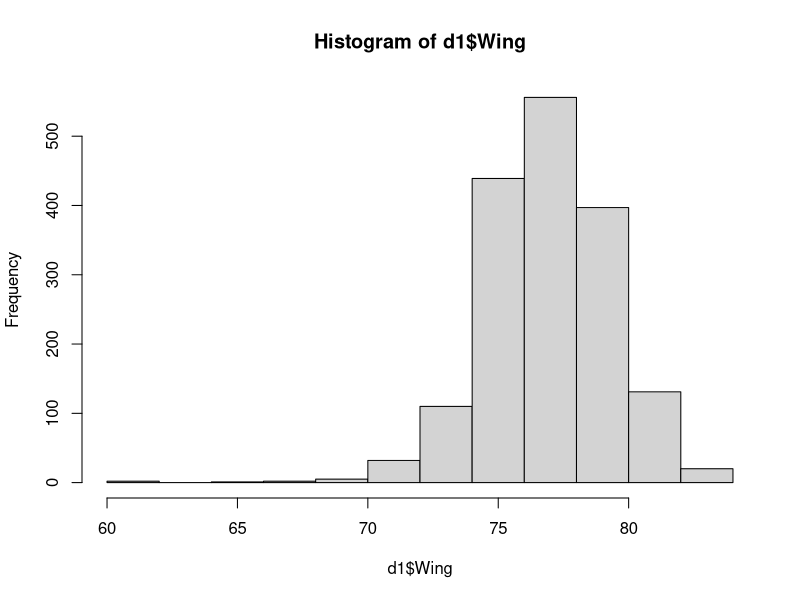
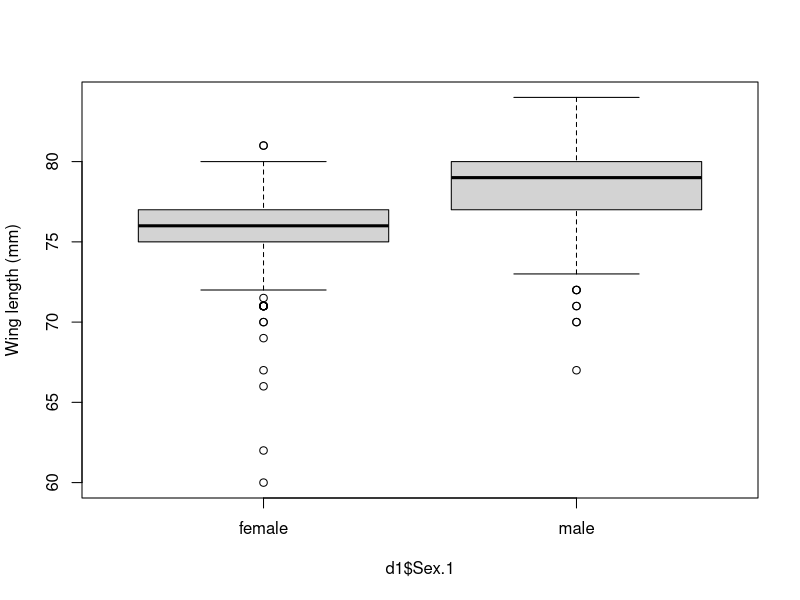
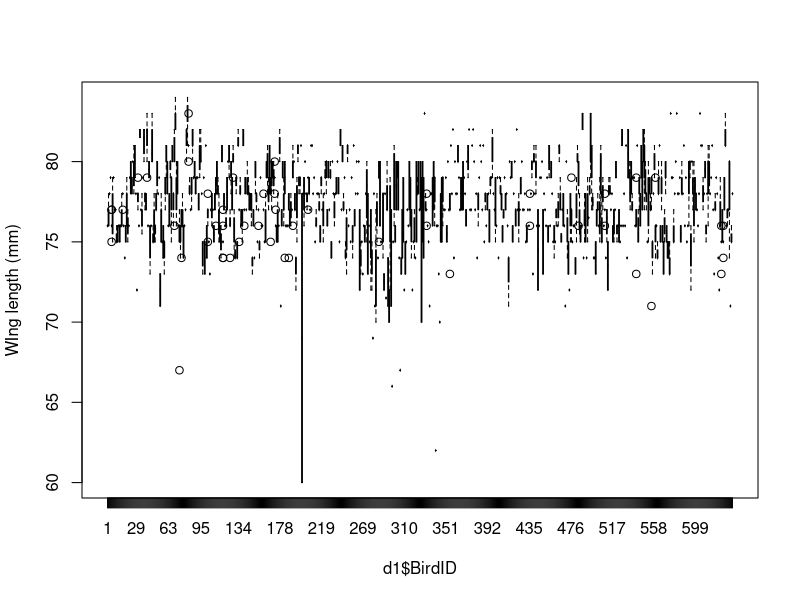
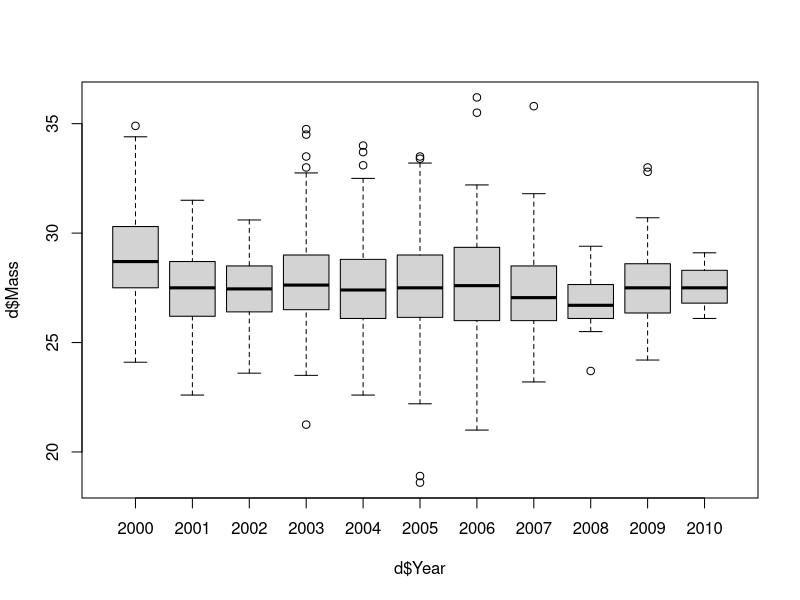

R code for these plots, in order:
#Author: Ruth Keane (ruth.keane19@imperial.ac.uk)
#Script: ho13.R
#Desc: anova
#Arguments: none
#Input: none
#Output: none
#Date: Oct 2019
graphics.off()
rm(list=ls())

d<-read.table("../Data/SparrowSize.txt",header=TRUE)
d1<-subset(d, d$Wing!="NA")
hist(d1$Wing)
model1<-lm(Wing ~ Sex.1, data=d1)
summary(model1)
boxplot(d1$Wing~d1$Sex.1, ylab="Wing length (mm)")
anova(model1)
##residual mean squares-->within group mean squares
t.test(d1$Wing~d1$Sex.1, var.equal=TRUE)


##boxplod for a bunch of years. group is wing length of bird at different times.
boxplot(d1$Wing~d1$BirdID, ylab="WIng length (mm)")
require(dplyr)
tbl_df(d1)
glimpse(d1)
d$Mass  %>%  cor.test(d$Tarsus,  na.rm=TRUE) 	
d1  %>%   	
  group_by(BirdID)  %>% 	
  summarise  (count=length(BirdID))  
##below same as above.
count(d1,BirdID)
d1  %>%   	
  group_by(BirdID)  %>% 	
  summarise  (count=length(BirdID))    %>% 	
  count(count) 	

model3<-lm(Wing~as.factor(BirdID),  data=d1) 	
anova(model3)

boxplot(d$Mass~d$Year) 	
m2<-lm(d$Mass~as.factor(d$Year)) 	
anova(m2) 	
summary(m2)
t(model.matrix(m2)) 	
#subst excluding 2000
#make model
d2<-subset(d1,d1$Year!="2000")
md2<-lm(d2$Mass~as.factor(d2$Year)) 	
anova(md2) 	
summary(md2)
##without 2000, less significance. maybe 2000 was weird
